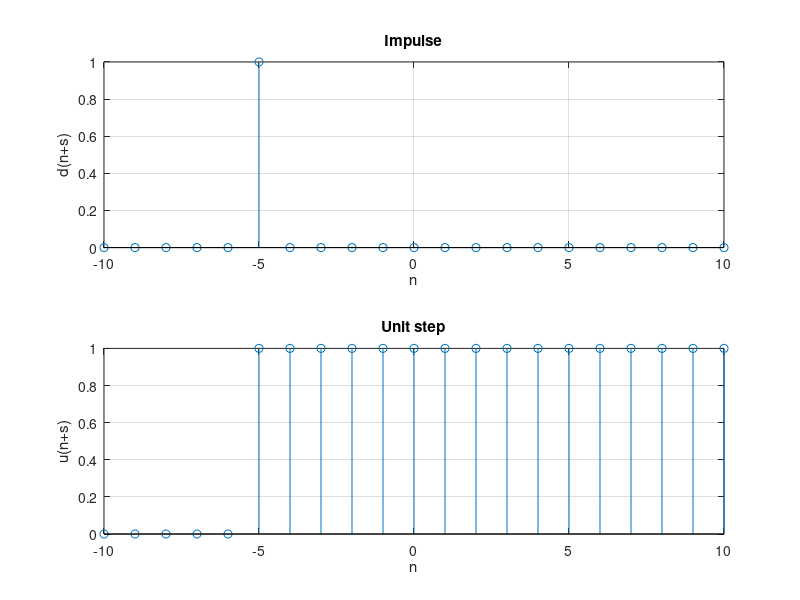

The MATLAB script that drew this image:
% assignment 2 question 5
clc;
clear all;
close all;

s = input('Enter shift for d(n+s) and u(n+s): ');
limit = (abs(s)+5);
n = -limit:1:limit;

%impulse function
y = [zeros(1,limit-s) ones(1,1) zeros(1,limit+s)];
subplot(2,1,1);
stem(n, y);
title('Impulse');
xlabel('n');
ylabel('d(n+s)');
grid on;

%unit step function
y = [zeros(1,limit-s) ones(1,limit+s+1)];
subplot(2,1,2);
stem(n, y);
title('Unit step');
xlabel('n');
ylabel('u(n+s)');
grid on;